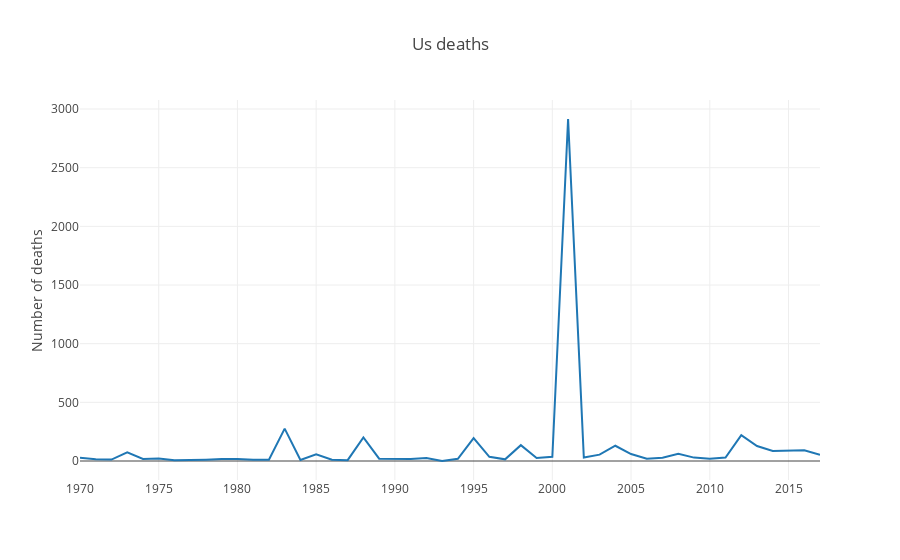

Notebook cell for this chart:
### Code cell
years = list(range(1970, 2018))
deaths_per_year = [np.nansum(df[df['iyear'] == year]['nkillus']) for year in years]



death = go.Scatter(
    name="Kills us",
    x=years,
    y=deaths_per_year
)


layout = go.Layout(
    title='Us deaths',
    yaxis=dict(
        title='Number of deaths'
    ),
)



fig = go.Figure(data=[death], layout=layout)
iplot(fig)

### Figure 1 — Plotly figure (JSON) as saved in the notebook; plotly's stock layout.template omitted (floating-point values rounded to 4 significant figures)
{"data": [{"name": "Kills us", "type": "scatter", "uid": "14b61a3f-8582-476c-99a4-9f84f70d95cd", "x": [1970, 1971, 1972, 1973, 1974, 1975, 1976, 1977, 1978, 1979, 1980, 1981, 1982, 1983, 1984, 1985, 1986, 1987, 1988, 1989, 1990, 1991, 1992, 1993, 1994, 1995, 1996, 1997, 1998, 1999, 2000, 2001, 2002, 2003, 2004, 2005, 2006, 2007, 2008, 2009, 2010, 2011, 2012, 2013, 2014, 2015, 2016, 2017], "y": [28, 15, 12, 73, 17, 22, 6, 7, 11, 16, 18, 10, 11, 276, 9, 58, 11, 7, 201, 20, 18, 18, 26, 0, 19, 195, 36, 14, 135, 25, 36, 2915, 30, 54, 130, 59, 20, 27, 61, 29, 20, 29, 221, 128, 86, 88, 92, 52]}], "layout": {"title": {"text": "Us deaths"}, "yaxis": {"title": {"text": "Number of deaths"}}}}
